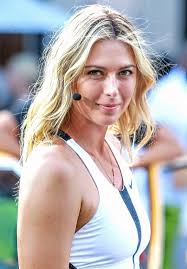
#> input picture model/test_images/ms1.jpeg, 187 x 269 px
$ jupyter execute data_cleaning.ipynb   (shell and % lines are left out)
#> lines starting #> are read from the running program, lines starting #| are printed output that depends on the picture; after the words box and inside, x2 and y2 are one past the last pixel; in counts of white or black regions, pixels touching at a corner belong together
[cell 1]
import numpy as np
import cv2
import matplotlib
from matplotlib import pyplot as plt

[cell 2]
img = cv2.imread('./test_images/ms1.jpeg')
#> img is the input picture: shape (269, 187, 3); mean B, G, R 174.7, 177, 182.2
img.shape
#> Out = (269, 187, 3)

[cell 3]
plt.imshow(img)

[cell 4]
gray = cv2.cvtColor(img, cv2.COLOR_BGR2GRAY)
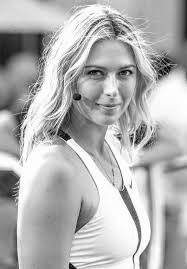
#> gray: shape (269, 187); min 2, max 255, mean 178.3
gray.shape
#> Out = (269, 187)

[cell 5]
gray

[cell 6]
plt.imshow(gray, cmap='gray')

[cell 7]
face_cascade = cv2.CascadeClassifier('./opencv/haarcascades/haarcascade_frontalface_default.xml')
eye_cascade = cv2.CascadeClassifier('./opencv/haarcascades/haarcascade_eye.xml')

faces = face_cascade.detectMultiScale(gray, 1.3, 3)
#> faces = [[68, 40, 84, 84]]
faces
#> Out = [[68, 40, 84, 84]]

[cell 8]
(x,y,w,h) = faces[0]
#> x = 68; y = 40; w = 84; h = 84
x,y,w,h
#> Out = (68, 40, 84, 84)

[cell 9]
face_img = cv2.rectangle(img,(x,y),(x+w,y+h),(255,0,0),2)
plt.imshow(face_img)

[cell 10]
cv2.destroyAllWindows()
for (x,y,w,h) in faces:
    face_img = cv2.rectangle(img,(x,y),(x+w,y+h),(255,0,0),2)
    roi_gray = gray[y:y+h, x:x+w]
    roi_color = face_img[y:y+h, x:x+w]
    eyes = eye_cascade.detectMultiScale(roi_gray)
    for (ex,ey,ew,eh) in eyes:
        cv2.rectangle(roi_color,(ex,ey),(ex+ew,ey+eh),(0,255,0),2)
#> this loop made 1 pass
#> (x, y, w, h, eyes) on pass 1: (68, 40, 84, 84, [[45, 21, 23, 23], [16, 22, 23, 23]])
#> pass 1, `roi_gray = gray[y:y+h, x:x+w]`:
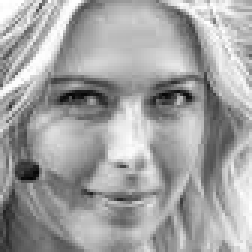
#> roi_gray: shape (84, 84) (shown 3 times larger); min 4, max 255, mean 162
#> pass 1, `roi_color = face_img[y:y+h, x:x+w]`:
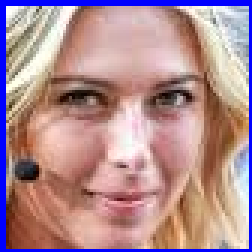
#> roi_color: shape (84, 84, 3) (shown 3 times larger); mean B, G, R 146.1, 140.6, 176.5
#> after the loop:
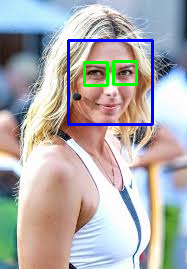
#> img: shape (269, 187, 3); mean B, G, R 175, 174.6, 176.3
#> after the loop:
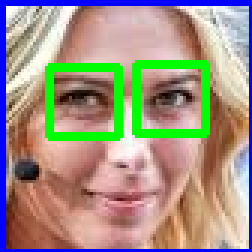
#> roi_color: shape (84, 84, 3) (shown 3 times larger); 7.71% of pixels changed, all inside (x1, y1, x2, y2) = (15, 20, 70, 47)


plt.figure()
plt.imshow(face_img, cmap='gray')
plt.show()

[cell 11]
plt.imshow(roi_color, cmap='gray')

[cell 12]
def get_cropped_image_if_2_eyes(image_path):
#> called with image_path = './test_images/ms1.jpeg'
    img = cv2.imread(image_path)
    gray = cv2.cvtColor(img, cv2.COLOR_BGR2GRAY)
    faces = face_cascade.detectMultiScale(gray, 1.3, 3)
#> faces = [[68, 40, 84, 84]]
    for (x,y,w,h) in faces:
        roi_gray = gray[y:y+h, x:x+w]
        roi_color = img[y:y+h, x:x+w]
        eyes = eye_cascade.detectMultiScale(roi_gray)
        if len(eyes) >= 2:
            return roi_color
#> this loop made 1 pass
#> pass 1, in get_cropped_image_if_2_eyes, `roi_color = img[y:y+h, x:x+w]`:
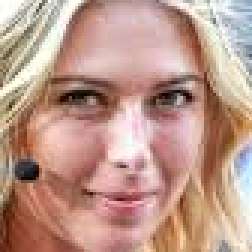
#> roi_color: shape (84, 84, 3) (shown 3 times larger); mean B, G, R 139.1, 152.4, 189.6

[cell 13]
original_image = cv2.imread('./test_images/ms1.jpeg')
plt.imshow(original_image)

[cell 14]
cropped_image = get_cropped_image_if_2_eyes('./test_images/ms1.jpeg')
plt.imshow(cropped_image)

[cell 15]
org_image_obstructed = cv2.imread('./test_images/ms2.jpeg')
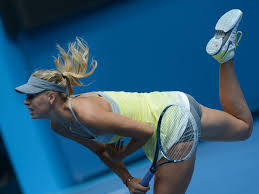
#> input picture model/test_images/ms2.jpeg, 259 x 194 px
#> org_image_obstructed is the input picture: shape (194, 259, 3); mean B, G, R 124.3, 94.1, 45.2
plt.imshow(org_image_obstructed)

[cell 16]
cropped_image_no_2_eyes = get_cropped_image_if_2_eyes('./test_images/ms2.jpeg')
#> call 2 of get_cropped_image_if_2_eyes, with image_path = './test_images/ms2.jpeg'
#> in get_cropped_image_if_2_eyes (call 2), `gray = cv2.cvtColor(img, cv2.COLOR_BGR2GRAY)`:
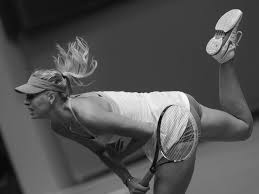
#> gray: shape (194, 259); min 1, max 254, mean 82.9
#> in get_cropped_image_if_2_eyes (call 2), `faces = face_cascade.detectMultiScale(gray, 1.3, 3)`: faces = ()
cropped_image_no_2_eyes

[cell 17]
path_to_data = "./dataset/"
path_to_cr_data = "./dataset/cropped/"

[cell 18]
import os
img_dirs = []
for entry in os.scandir(path_to_data):
    if entry.is_dir():
        img_dirs.append(entry.path)

[cell 19]
img_dirs

[cell 20]
import shutil
if os.path.exists(path_to_cr_data):
     shutil.rmtree(path_to_cr_data)
os.mkdir(path_to_cr_data)

[cell 21]
cropped_image_dirs = []
celebrity_file_names_dict = {}

for img_dir in img_dirs:
    count = 1
    celebrity_name = img_dir.split('/')[-1]
    print(celebrity_name)

    celebrity_file_names_dict[celebrity_name] = []

    for entry in os.scandir(img_dir):
        roi_color = get_cropped_image_if_2_eyes(entry.path)
#> call 3 of get_cropped_image_if_2_eyes, with image_path = './dataset/christiano_ronaldo/cr1.jpeg'
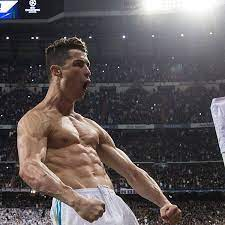
#> input picture model/dataset/christiano_ronaldo/cr1.jpeg, 225 x 225 px
#> in get_cropped_image_if_2_eyes, img is the input picture: shape (225, 225, 3); mean B, G, R 85.8, 84.7, 91.9
#> in get_cropped_image_if_2_eyes (call 3), `gray = cv2.cvtColor(img, cv2.COLOR_BGR2GRAY)`:
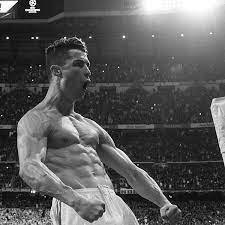
#> gray: shape (225, 225); min 0, max 255, mean 87
